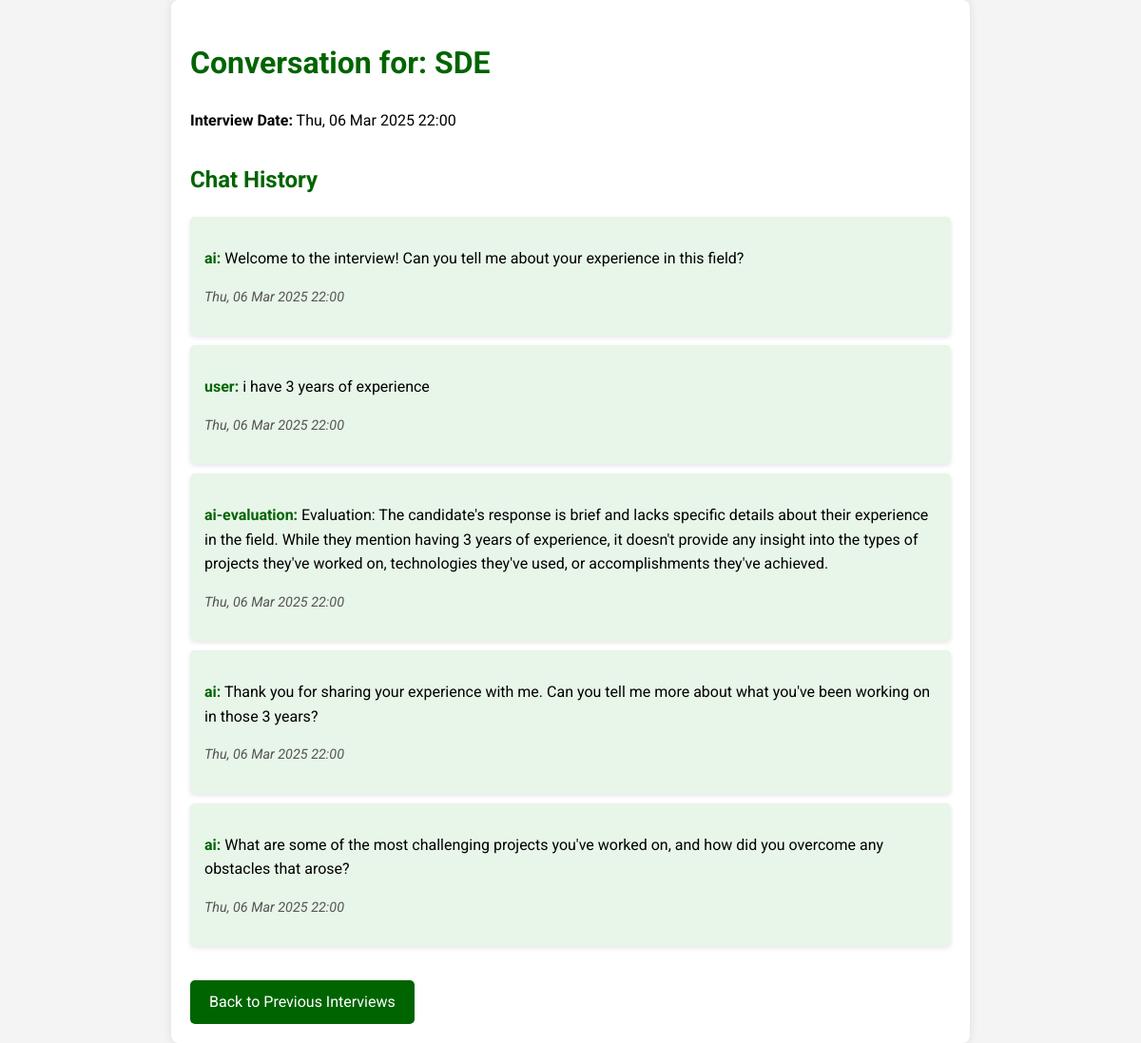
Page /view_conversation/1/ (signed in) on the committed database.
### bot/models.py (models this page shows, shortened)
class conversation(models.Model):
    user = models.ForeignKey(User, on_delete=models.CASCADE, default=1)
    post = models.ForeignKey(posts, on_delete=models.CASCADE, default=1)
    time = models.DateTimeField(auto_now_add=True)  # Automatically set to current time when created

class posts(models.Model):
    post = models.CharField(max_length=100, default="Default Post Title")
    content = models.TextField(blank=True, null=True)

class questions(models.Model):
    convo = models.ForeignKey(conversation, on_delete=models.CASCADE, db_index=True, default=1)
    user = models.CharField(max_length=100, default="user")
    question = models.TextField(default="Default question text")
    created_at = models.DateTimeField(auto_now_add=True)  # Automatically set to current time when created

### bot/views.py (the view)
# urls.py: path('view_conversation/<int:convoid>/', views.view_conversation, name='view_conversation'),
@login_required
def view_conversation(request, convoid):
    convo = get_object_or_404(conversation, id=convoid, user=request.user)  # Ensure the conversation belongs to the logged-in user
    chats = questions.objects.filter(convo=convo).order_by('created_at')  # Fetch all messages for the conversation
    return render(request, 'bot/view_conversation.html', {'convo': convo, 'chats': chats})

### bot/templates/bot/view_conversation.html (shortened to what this page needs)
<!DOCTYPE html>
<html lang="en">
<head>
</head>
<body>
    <div class="container">
        <h1>Conversation for: {{ convo.post.post }}</h1>
        <p><strong>Interview Date:</strong> {{ convo.time|date:"D, d M Y H:i" }}</p>
        <h2>Chat History</h2>
        {% if chats %}
            <ul>
                {% for chat in chats %}
                    <li>
                        <p><span class="chat-user">{{ chat.user }}:</span> {{ chat.question }}</p>
                        <p class="chat-date"><i>{{ chat.created_at|date:"D, d M Y H:i" }}</i></p>
                    </li>
                {% endfor %}
            </ul>
        {% else %}
            <p>No chats found for this conversation.</p>
        {% endif %}
        <a href="{% url 'previous_interviews' %}">Back to Previous Interviews</a>
    </div>
</body>
</html>

### bot/templates/bot/view_conversation.html (style rules this page uses)
body { font-family: 'Roboto', sans-serif; background-color: #f4f4f4; color: #000; line-height: 1.6; margin: 0; padding: 0; display: flex; justify-content: center; align-items: center; min-height: 100vh; }
.container { background: #fff; padding: 20px; border-radius: 8px; box-shadow: 0 0 10px rgba(0, 0, 0, 0.1); max-width: 800px; width: 100%; }
h1 { color: #006400; }
h2 { margin-top: 30px; color: #006400; }
ul { list-style-type: none; padding: 0; }
li { background: #e8f5e9; margin: 10px 0; padding: 15px; border-radius: 5px; box-shadow: 0 2px 5px rgba(0, 0, 0, 0.1); }
.chat-user { font-weight: bold; color: #006400; }
.chat-date { font-size: 0.9em; color: #555; }
a { display: inline-block; margin-top: 20px; text-decoration: none; background: #006400; color: #fff; padding: 10px 20px; border-radius: 5px; transition: background 0.3s ease; }

### rows in the picture
conversation: post.post "SDE", time "Thu, 06 Mar 2025 22:00"
questions: user "ai", question "Welcome to the interview! Can you tell me about your experience in this field?", created_at "Thu, 06 Mar 2025 22:00"
questions: user "user", question "i have 3 years of experience", created_at "Thu, 06 Mar 2025 22:00"
questions: user "ai-evaluation", question "Evaluation: The candidate's response is brief and lacks specific details about their experience in the field. While they mention having 3 years of experience, it doesn't provide any insight into the types of projects they've worked on, technologies they've used, or accomplishments they've achieved.", created_at "Thu, 06 Mar 2025 22:00"
questions: user "ai", question "Thank you for sharing your experience with me. Can you tell me more about what you've been working on in those 3 years?", created_at "Thu, 06 Mar 2025 22:00"
questions: user "ai", question "What are some of the most challenging projects you've worked on, and how did you overcome any obstacles that arose?", created_at "Thu, 06 Mar 2025 22:00"
